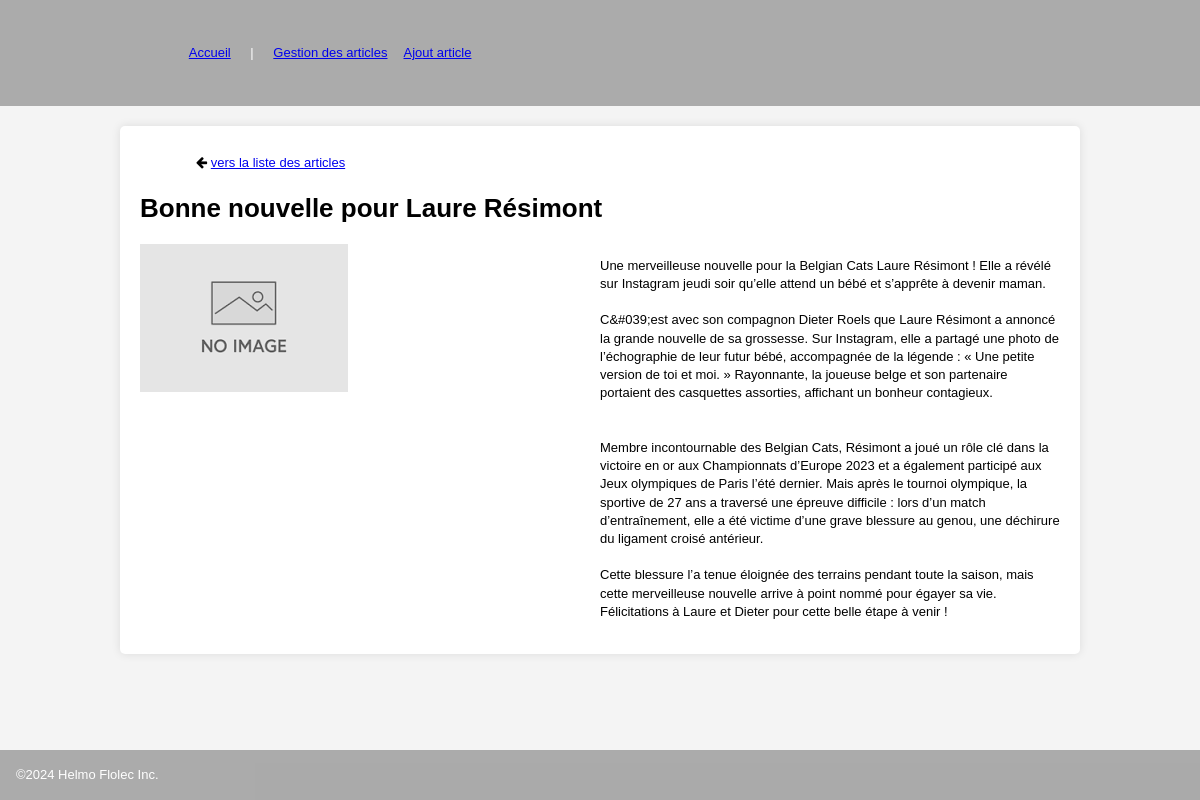
/public/article.php?id=4, run on the app's committed database.
### tables this page shows
CREATE TABLE IF NOT EXISTS `blog_article` (
  `id` int NOT NULL AUTO_INCREMENT,
  `titre` varchar(100) NOT NULL,
  `contenu` text NOT NULL,
  `nom_img` varchar(50) DEFAULT NULL,
  PRIMARY KEY (`id`)
);

### php/db_article.inc.php (called while the page is built, shortened)
<?php
class ArticleRepository
{
    public function getArticleById($id, &$message)
    {
        $result = array();
        try {
            $bdd  = DBLink::connect2db(MYDB, $message);
            $stmt = $bdd->prepare("SELECT * FROM " . self::TABLE_NAME . " WHERE id = :id_article");
            $stmt->bindValue(':id_article', $id);
            if ($stmt->execute()) {
                $obj = $stmt->fetchObject('Blog\Article');
                $result = ($obj !== false ? $obj : null);
            } else {
                $message .= 'Une erreur système est survenue.<br>
                    Veuillez essayer à nouveau plus tard ou contactez l\'administrateur du site.
                    (Code erreur: ' . $stmt->errorCode() . ')<br>';
            }
        } catch (\Exception $e) {
            $message .= $e->getMessage() . '<br>';
        }
        return $result;
    }
}

### php/utils.inc.php (called while the page is built, shortened)
<?php
function nettoyage($data)
{
    return htmlspecialchars(trim($data), ENT_QUOTES, 'UTF-8');
}

### public/article.php (the view, shortened to what this page needs)
<?php
require_once  '../php/db_article.inc.php';
require_once  '../php/utils.inc.php';
$messageErreur = "";
$id = filter_input(INPUT_GET, 'id', FILTER_VALIDATE_INT);
if ($id !== false && $id !== null) {
    $articleRepository = new ArticleRepository();
    $article = $articleRepository->getArticleById($id, $messageErreur);
} else {
    $messageErreur = "Erreur : L'identifiant de l'article est invalide.";
}
?>
<?php include  '../inc/head.inc.php' ?>
<?php include  '../inc/header.inc.php' ?>
<main class="centrage boxOmbre">
    <ul class="containerFlex">
        <li><i class="fa fa-arrow-left"></i> <a href="<?= BASE_URL ?>"> vers la liste des articles</a></li>
    </ul>
    <?php if (isset($article) && $article) { ?>
        <h1><?= nettoyage($article->titre) ?></h1>
        <div class="containeurFlex">
            <div class="basis50">
                <?php if (empty($article->nom_img)) { ?>
                    <img src="<?= BASE_URL ?>/img/no_image.png" alt="Pas d'image pour cet article">
                <?php } else {
                ?>
                    <img src="<?= BASE_URL . '/' . UPLOAD_DOSSIER ?><?= nettoyage($article->nom_img) ?>" alt="<?= nettoyage($article->nom_img) ?>">
                <?php
                }  ?>
            </div>
            <p class="basis50"><?= nl2br(nettoyage($article->contenu)) ?></p>
        </div>
    <?php } else {
        afficherAlerte($messageErreur, 'danger');
    } ?>
</main>
<?php include '../inc/footer.inc.php' ?>

### public/css/mesStyles.css (style rules this page uses)
:root { --main-bg-color: #f4f4f4; --main-theme-color: #007bff; --val-radius: 0.313rem; --ombre: 0px 0px 10px rgba(0, 0, 0, 0.1); --color-danger: 220, 53, 69; --color-info: 0, 123, 255; --color-succes: 40, 167, 69; --color-edit: 255, 130, 0; }
* { box-sizing: border-box; }
body { background-color: var(--main-bg-color); font-family: Verdana, Geneva, Tahoma, sans-serif, sans-serif; font-size: 0.813rem; line-height: 1.4; padding: 0; margin: 0; display: flex; flex-direction: column; min-height: 100vh; overflow-y: scroll; }
.containeurFlex { display: flex; flex-wrap: wrap; }
.basis50 { flex-basis: 50%; }
ul, li { list-style-type: none; margin: 0.5rem; }
img { max-width: 100%; height: auto; }
.centrage { width: 80%; max-width: 80%; margin: 20px auto; }
.boxOmbre { background: #fff; padding: 20px; box-shadow: var(--ombre); border-radius: var(--val-radius); }

### data on the page
blog_article: titre "Bonne nouvelle pour Laure Résimont", nom_img (placeholder picture), contenu "Une merveilleuse nouvelle pour la Belgian Cats Laure Résimont ! Elle a révélé sur Instagram jeudi soir qu’elle attend un bébé et s’apprête à devenir maman. C&#039;est avec son compagnon Dieter Roels que Laure Résimont a annoncé la grande nouvelle de sa grossesse. Sur Instagram, elle a partagé une photo de l’échographie de leur futur bébé, accompagnée de la légende : « Une petite version de toi et moi. » Rayonnante, la joueuse belge et son partenaire portaient des casquettes assorties, affichant un bonheur contagieux. Membre incontournable des Belgian Cats, Résimont a joué un rôle clé dans la victoire en or aux Championnats d’Europe 2023 et a également participé aux Jeux olympiques de Paris…"
